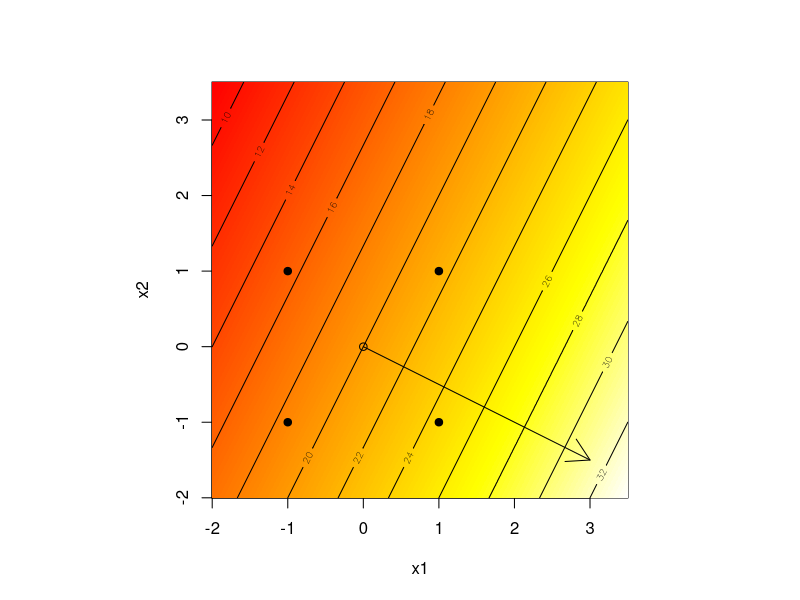
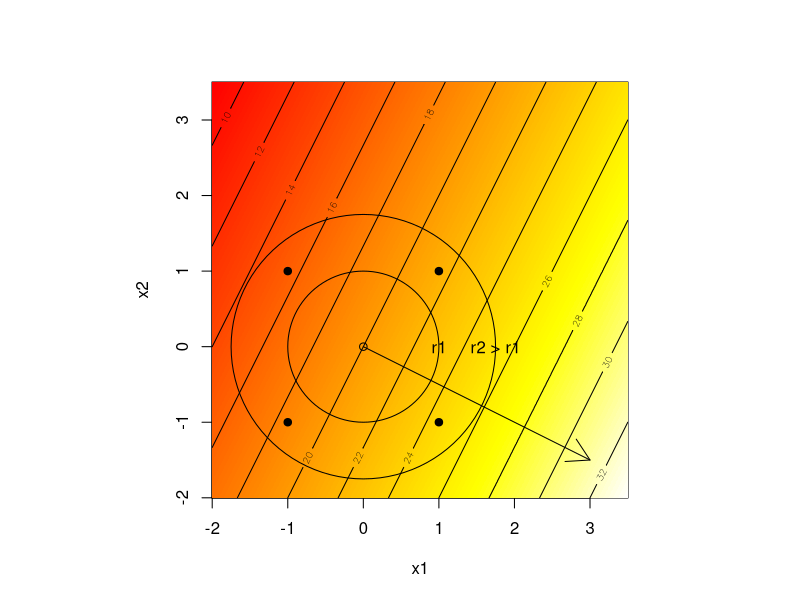
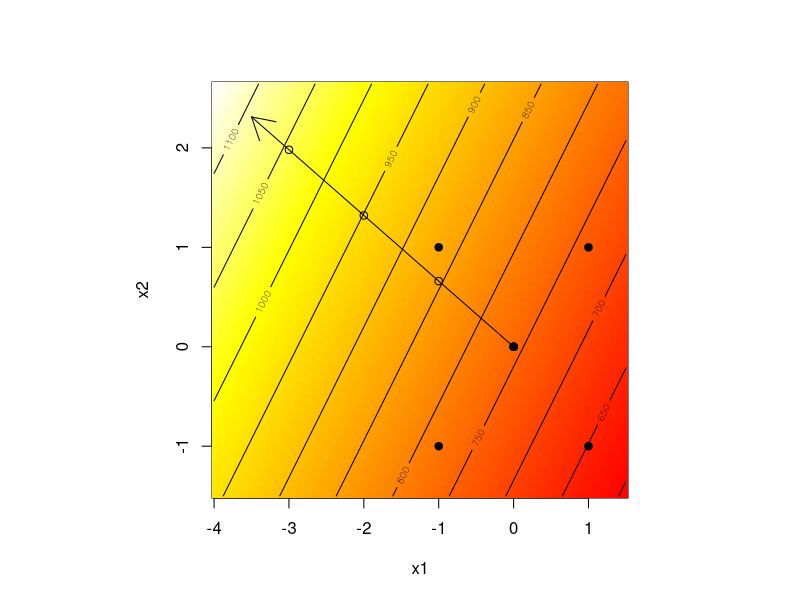
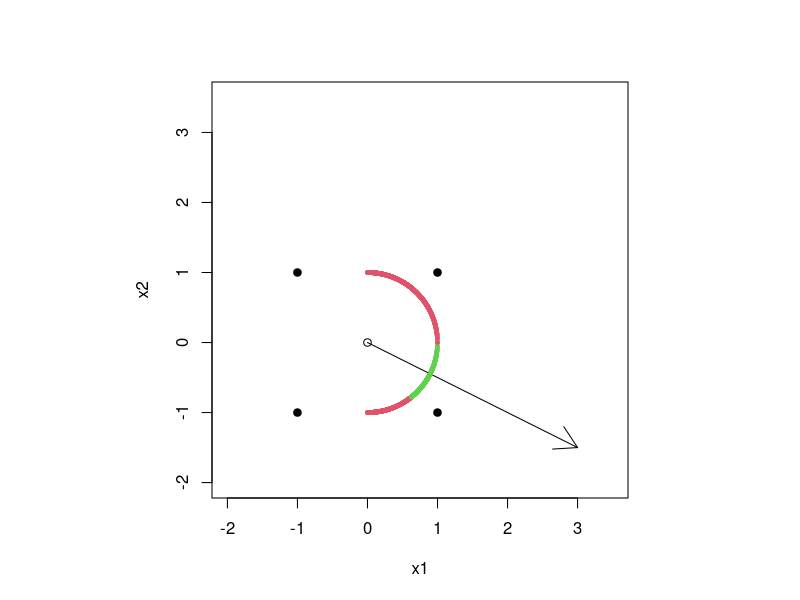
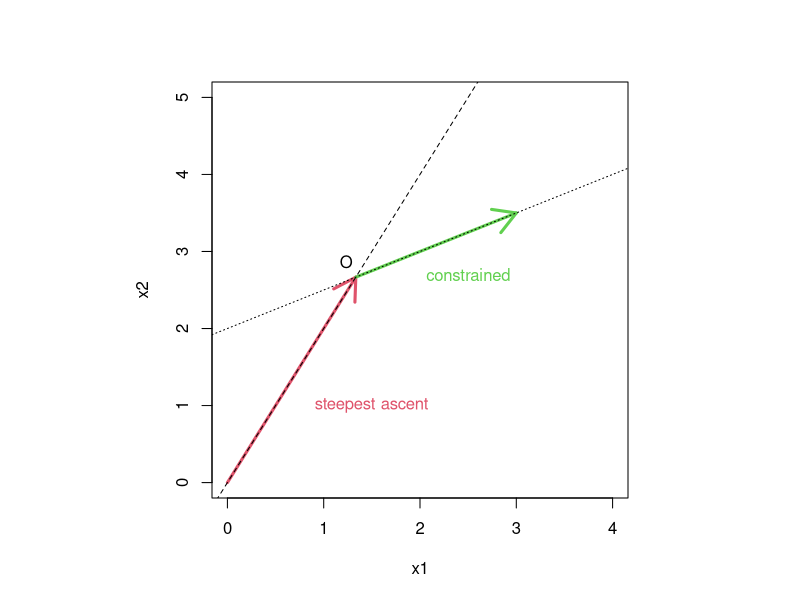

Recreate these plots in R, in order.
## ---- chunk 1
first.order <- function(x1, x2) {
  20 + 3*x1 - 1.5*x2
}
## ---- chunk 2
x1 <- x2 <- seq(-2, 3.5, length=1000)
g <- expand.grid(x1, x2)
yhat <- matrix(first.order(g[,1], g[,2]), ncol=length(x2))
D <- rbind(c(-1,-1), c(-1,1), c(1,-1), c(1,1))
D
## ---- chunk 3
cols <- heat.colors(128)
par(pty="s")
image(x1, x2, yhat, col=cols)
contour(x1, x2, yhat, add=TRUE)
points(D, pch=19)
points(0, 0)
arrows(0, 0, 3, -1.5)
## ---- chunk 4
par(pty="s")
image(x1, x2, yhat, col=cols)
contour(x1, x2, yhat, add=TRUE)
points(D, pch=19)
points(0, 0)
arrows(0, 0, 3, -1.5)
library(plotrix)
draw.circle(0, 0, 1)
text(1, 0, "r1")
draw.circle(0, 0, 1.75)
text(1.75, 0, "r2 > r1")
## ---- chunk 5
plasma <- read.table("dataset/plasma.txt", header=TRUE)
plasma
## ---- chunk 6
library(magrittr)
fit.int <- lm(etch ~ x1*x2, data=plasma)
summary(fit.int)
summary(fit.int)$coefficients %>% signif(digits=4)
## ---- chunk 7
fit <- lm(etch ~ x1 + x2, data=plasma)
summary(fit)
coef(fit)
## ---- chunk 8
AIC(fit, fit.int)
BIC(fit, fit.int)
## ---- chunk 9
b1 <- coef(fit)[2]
b2 <- coef(fit)[3]
delta2 <- abs(b2/b1)
delta2
## ---- chunk 10
Dnew <- data.frame(x1=-1:-3, x2=(1:3)*delta2)
Dnew
## ---- chunk 11
x1 <- seq(-4, 1.5, length=100)
x2 <- seq(-1.5, 4*delta2, length=100)
g <- expand.grid(x1=x1, x2=x2)
yhat <- matrix(predict(fit, newdata=g), ncol=length(x2))
## ---- chunk 12
par(pty="s")
image(x1, x2, yhat, col=cols)
contour(x1, x2, yhat, add=TRUE)
points(plasma$x1, plasma$x2, pch=19)
points(0, 0)
arrows(0, 0, -3.5, 3.5*delta2)
points(Dnew)
## ---- chunk 13
plasma.delta <- read.table("dataset/plasma_delta.txt", header=TRUE)
plasma.delta$p.etch <- predict(fit, newdata=plasma.delta[,4:5])
plasma.delta
## ---- chunk 14
max(plasma$etch)
## ---- chunk 15
r <- cbind(c(1, 2), c(100, 150), c(500, 1000), c(75, 120))
colnames(r) <- c("vel", "temp", "mpress", "bpress")
r
## ---- chunk 16
base <- r[1,] + (r[2,] - r[1,])/2
base
## ---- chunk 17
b <- c(-5.24, -6.22, -1.21, -1.07)
delta <- b/b[1]
delta
## ---- chunk 18
path <- rbind(0, apply(matrix(rep(delta, 4), ncol=4, byrow=TRUE), 2, cumsum))
colnames(path) <- paste0("x", 1:4)
rownames(path) <- paste0("Base +", 0:4, "Δ")
path
## ---- chunk 19
dnat <- delta*(r[2,] - r[1,])/2
dnat
## ---- chunk 20
matrix(rep(base, 4), ncol=4, byrow=TRUE)
## ---- chunk 21
pnat <- rbind(base, matrix(rep(base, 4), ncol=4, byrow=TRUE) + 
                apply(matrix(rep(dnat, 4), ncol=4, byrow=TRUE), 2, cumsum))
colnames(pnat) <- c("ft/sec", "°C", "psi", "psi")
rownames(pnat) <- rownames(path)
signif(cbind(path, pnat), digits=5)
## ---- chunk 22
x1 <- seq(0, 1, length=1000)
x2 <- sqrt(1 - x1^2)
x1 <- c(x1, x1)
x2 <- c(x2, -x2)
ci95 <- (3*x1 - 1.5*x2)^2 >= 9.3225

par(pty="s")
plot(0, type="n", xlim=c(-2, 3.5), ylim=c(-2, 3.5), xlab="x1", ylab="x2")
points(D, pch=19)
points(0, 0)
arrows(0, 0, 3, -1.5)
points(x1, x2, col=2 + ci95, pch=19, cex=0.5)
#plot(x1, x2)
## ---- chunk 23
theta <- asin(sqrt(0.25*7.71*(1/11.25)))
theta
## ---- chunk 24
O <- c(4/3, 8/3)
## ---- chunk 25
par(pty="s")
plot(0, 0, type="n", xlab="x1", ylab="x2", xlim=c(0, 4), ylim=c(0, 5))
arrows(0, 0, O[1], O[2], col=2, lwd=3)
arrows(O[1], O[2], 3, 2 + 3/2, col=3, lwd=3)
text(O[1] - 0.1, O[2] + 0.2, "O")
abline(0, 2, lty=2)
abline(2, 0.5, lty=3)
text(1.5, 1, "steepest ascent", col=2)
text(2.5, 2.7, "constrained", col=3)
## ---- chunk 26
upper <- c(150, 100, 40)
lower <- c(100, 50, 20)
scale <- (upper - lower) / 2
shift <- scale + lower
toxi <- data.frame(scale=scale, shift=shift)
toxi
## ---- chunk 27
c <- c(-300, 25, 25, 0)
## ---- chunk 28
b <- c(150, 1.7, 0.8, 0.5)
## ---- chunk 29
rhoo <- -c[1]/sum(c[-1]*b[-1])
rhoo
## ---- chunk 30
xo <- rhoo*b[-1]
xo
## ---- chunk 31
d <- as.numeric(coef(lm(b[-1] ~ c[-1] - 1)))
d
## ---- chunk 32
hpath <- function(lambda, b, c, rhoo, d)
 {
  ## steepest ascent up to one step past the constraint boundary
  delta <- b/b[1]
  path <- matrix(0, ncol=length(b), nrow=1)
  while(1) {
    lpath <- nrow(path)
    path <- rbind(path, path[lpath,] + delta)
    if(c[1] + sum(path[lpath + 1,]*c[-1]) > 0) break
  }
    
  ## intersection point plus steps along the modified portion
  cpath <- rhoo*b
  for(i in 1:length(lambda)) {
    cpath <- rbind(cpath, rhoo*b + lambda[i]*(b - d*c[-1]))
  }
    
  ## pasting the hybrid path together and naming the rows and columns
  path <- rbind(path[1:lpath,], cpath)
  colnames(path) <- paste("x", 1:length(b), sep="")
  rownames(path) <- c(rep("u", lpath), "o", rep("c", length(lambda)))
  return(path)
 }
## ---- chunk 33
lambda <- c(1,2,3,4)
path <- hpath(lambda, b[-1], c, rhoo, d)
## ---- chunk 34
A <- matrix(rep(toxi[,1], nrow(path)), ncol=ncol(path), byrow=TRUE)
B <- matrix(rep(toxi[,2], nrow(path)), ncol=ncol(path), byrow=TRUE)
pathxi <- A * path + B
colnames(pathxi) <- paste("xi", 1:3, sep="")
pathxi
## ---- chunk 35
pathxi[4:5,]
